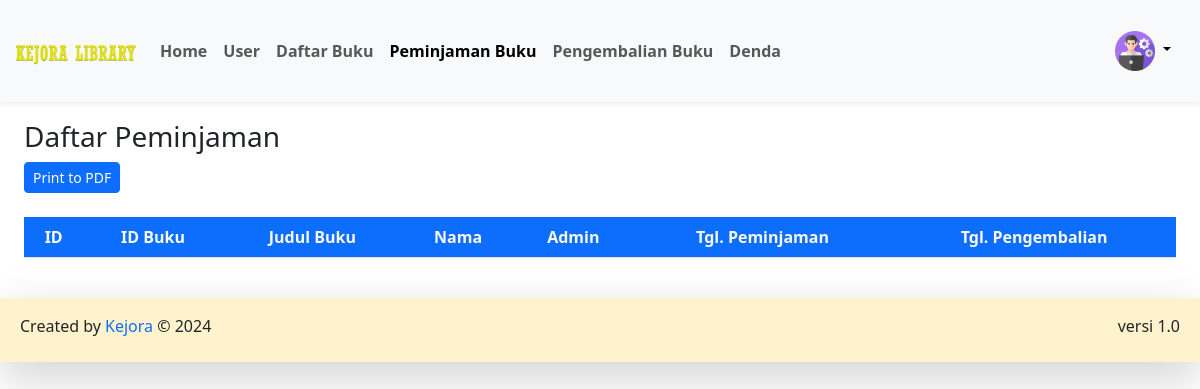
/admin/peminjamanBuku.php, run on an earlier commit of the app's database.
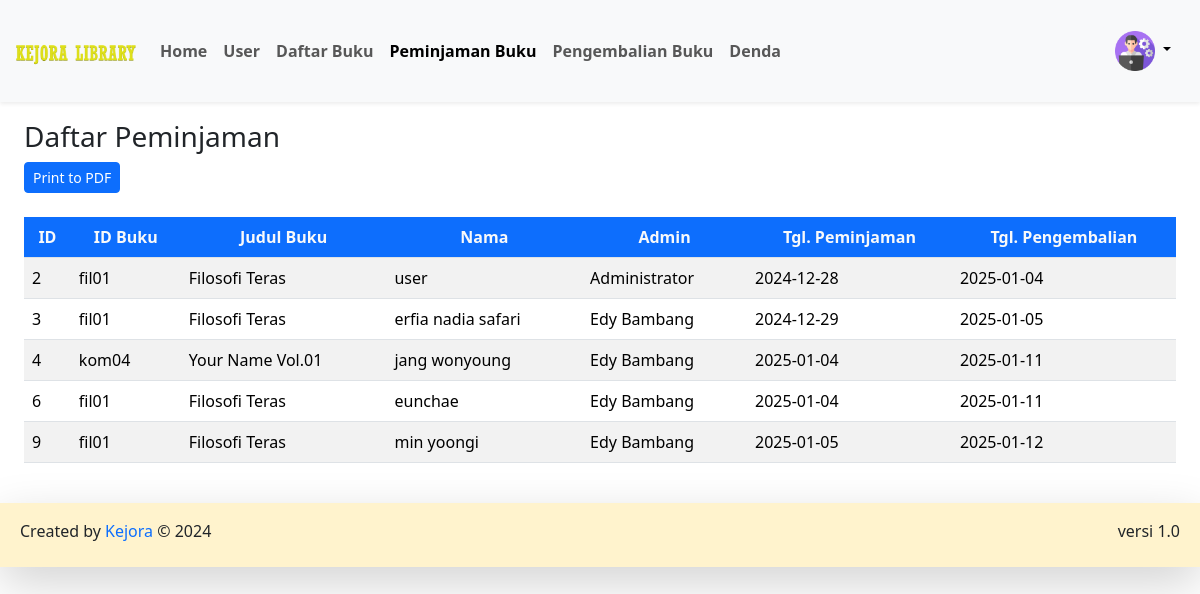
And on a later commit of the database.
### tables this page shows
CREATE TABLE `peminjaman` (
  `id_peminjaman` int NOT NULL,
  `id_buku` varchar(20) NOT NULL,
  `user_id` int NOT NULL,
  `id_admin` int NOT NULL,
  `tgl_peminjaman` date NOT NULL,
  `tgl_pengembalian` date NOT NULL
);

CREATE TABLE `buku` (
  `cover` varchar(255) NOT NULL,
  `id_buku` varchar(20) NOT NULL,
  `kategori` varchar(255) NOT NULL,
  `judul` varchar(255) NOT NULL,
  `pengarang` varchar(255) NOT NULL,
  `penerbit` varchar(255) NOT NULL,
  `tahun_terbit` date NOT NULL,
  `jumlah_halaman` int NOT NULL,
  `buku_deskripsi` text NOT NULL
);

CREATE TABLE `users` (
  `user_id` int NOT NULL,
  `email` varchar(100) DEFAULT NULL,
  `username` varchar(255) NOT NULL,
  `nama` varchar(255) NOT NULL,
  `password` varchar(255) NOT NULL,
  `jenis_kelamin` varchar(20) NOT NULL,
  `no_tlp` varchar(15) NOT NULL,
  `tgl_pendaftaran` date NOT NULL,
  `role` enum('ADMIN','USER') NOT NULL
);

### config/config.php (called while the page is built, shortened)
<?php
$host = "127.0.0.1";
$username = "root";
$password = "";
$database_name = "kejora_library";
$connection = mysqli_connect($host, $username, $password, $database_name);
function queryReadData($dataKategori)
{
  global $connection;
  $result = mysqli_query($connection, $dataKategori);
  $items = [];
  while ($item = mysqli_fetch_assoc($result)) {
    $items[] = $item;
  }
  return $items;
}

### admin/peminjamanBuku.php (the view, shortened to what this page needs)
<?php
require "../config/config.php";
$dataPeminjam = queryReadData("SELECT peminjaman.id_peminjaman, peminjaman.id_buku, buku.judul, peminjaman.user_id, users.nama, admin.nama as nama_admin,  peminjaman.tgl_peminjaman, peminjaman.tgl_pengembalian
FROM peminjaman
INNER JOIN users ON peminjaman.user_id = users.user_id
INNER JOIN  users admin ON peminjaman.id_admin = admin.user_id
INNER JOIN buku ON peminjaman.id_buku = buku.id_buku");
?>
<!DOCTYPE html>
<html lang="en">
<head>
  <link href="../assets/bootstrap/bootstrap.min.css" rel="stylesheet">
  <link href="https://cdn.datatables.net/1.13.6/css/jquery.dataTables.min.css" rel="stylesheet">
</head>
<body>
  <?php include 'navbar.php'; ?>
  <div class="p-4 mt-5">
    <div class="mt-5">
      <h3>Daftar Peminjaman</h3>
      <button id="printPDF" class="btn btn-sm btn-primary mb-2">Print to PDF</button>
      <div class="table-responsive mt-3">
        <table id="datatable" class="table table-striped table-hover">
          <thead class="text-center">
            <tr>
              <th class="bg-primary text-light">ID</th>
              <th class="bg-primary text-light">ID Buku</th>
              <th class="bg-primary text-light">Judul Buku</th>
              <th class="bg-primary text-light">Nama</th>
              <th class="bg-primary text-light">Admin</th>
              <th class="bg-primary text-light">Tgl. Peminjaman</th>
              <th class="bg-primary text-light">Tgl. Pengembalian</th>
            </tr>
          </thead>
          <tbody>
            <?php foreach ($dataPeminjam as $item) : ?>
              <tr>
                <td><?= $item["id_peminjaman"]; ?></td>
                <td><?= $item["id_buku"]; ?></td>
                <td><?= $item["judul"]; ?></td>
                <td><?= $item["nama"]; ?></td>
                <td><?= $item["nama_admin"]; ?></td>
                <td><?= $item["tgl_peminjaman"]; ?></td>
                <td><?= $item["tgl_pengembalian"]; ?></td>
              </tr>
            <?php endforeach; ?>
          </tbody>
        </table>
      </div>
    </div>
  </div>
  <footer class="bg-warning-subtle text-dark shadow-lg bg-subtle p-2">
    <div class="container-fluid d-flex justify-content-between">
      <p class="mt-2">Created by <span class="text-primary"> Kejora</span> © 2024</p>
      <p class="mt-2">versi 1.0</p>
    </div>
  </footer>
</body>
</html>

### admin/navbar.php (shortened to what this page needs)
<nav class="navbar fixed-top bg-body-tertiary shadow-sm navbar-expand-lg bg-body-tertiary">
  <div class="container-fluid p-3">
    <a class="navbar-brand" href="#">
      <img src="../assets/img/fontkejora.png" alt="logo" width="120px">
    </a>
    <div class="collapse navbar-collapse" id="navbarText">
      <ul class="navbar-nav me-auto mb-2 mb-lg-0">
        <li class="nav-item">
          <a class="nav-link <?= basename($_SERVER['PHP_SELF']) == 'admin.php' ? 'active' : ''; ?>" aria-current="page" href="admin.php" style="font-weight: bold;">Home</a>
        </li>
        <li class="nav-item">
          <a class="nav-link <?= basename($_SERVER['PHP_SELF']) == 'users.php' ? 'active' : ''; ?>" href="users.php" style="font-weight: bold;">User</a>
          </li>
          <li class=" nav-item">
            <a class="nav-link <?= basename($_SERVER['PHP_SELF']) == 'buku.php' ? 'active' : ''; ?>" href="buku.php" style="font-weight: bold;">Daftar Buku</a>
        </li>
        <li class="nav-item">
          <a class="nav-link <?= basename($_SERVER['PHP_SELF']) == 'peminjamanBuku.php' ? 'active' : ''; ?>" href="peminjamanBuku.php" style="font-weight: bold;">Peminjaman Buku</a>
        </li>
        <li class="nav-item">
          <a class="nav-link <?= basename($_SERVER['PHP_SELF']) == 'pengembalianBuku.php' ? 'active' : ''; ?>" href="pengembalianBuku.php" style="font-weight: bold;">Pengembalian Buku</a>
        </li>
        <li class="nav-item">
          <a class="nav-link <?= basename($_SERVER['PHP_SELF']) == 'denda.php' ? 'active' : ''; ?>" href="denda.php" style="font-weight: bold;">Denda</a>
        </li>
      </ul>
    </div>
    <div class="dropdown">
      <button class="btn btn-light dropdown-toggle" type="button" data-bs-toggle="dropdown" aria-expanded="false">
        <img src="../assets/img/admin.png" alt="adminLogo" width="40px">
      </button>
    </div>
  </div>
</nav>

What changed in the data, as far as the page shows it:
added peminjaman: id_peminjaman "2", id_buku "fil01", id_buku.judul "Filosofi Teras", user.nama "user", id_admin.nama "Administrator", tgl_peminjaman "2024-12-28", tgl_pengembalian "2025-01-04"
added peminjaman: id_peminjaman "3", id_buku "fil01", id_buku.judul "Filosofi Teras", user.nama "erfia nadia safari", id_admin.nama "Edy Bambang", tgl_peminjaman "2024-12-29", tgl_pengembalian "2025-01-05"
added peminjaman: id_peminjaman "4", id_buku "kom04", id_buku.judul "Your Name Vol.01", user.nama "jang wonyoung", id_admin.nama "Edy Bambang", tgl_peminjaman "2025-01-04", tgl_pengembalian "2025-01-11"
added peminjaman: id_peminjaman "6", id_buku "fil01", id_buku.judul "Filosofi Teras", user.nama "eunchae", id_admin.nama "Edy Bambang", tgl_peminjaman "2025-01-04", tgl_pengembalian "2025-01-11"
added peminjaman: id_peminjaman "9", id_buku "fil01", id_buku.judul "Filosofi Teras", user.nama "min yoongi", id_admin.nama "Edy Bambang", tgl_peminjaman "2025-01-05", tgl_pengembalian "2025-01-12"
